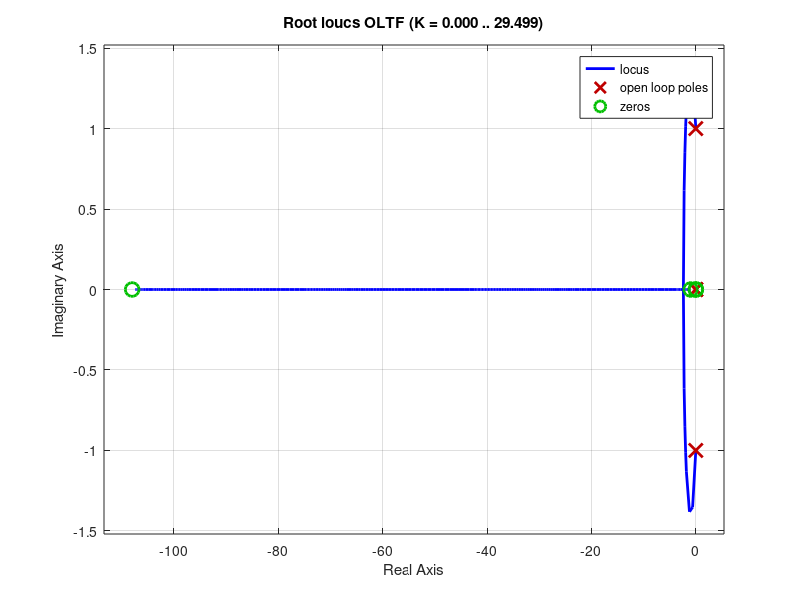

This chart was generated by the following MATLAB code: (Note: this script raises an error after producing the figure.)
%% Gain Design from root locus
clearvars;
close all;

% Proportional Controller:
%               367(s+77.5)
% G(s) = -----------------------
%           s^2(s^2+1)

% Design specs:
% OS: 3%
OS = 11;
zeta = -log(OS/100)/(sqrt(pi^2+log(OS/100)^2));

OLTF = zpk([-108 -1 0 0],[0 0 (-i) (i)],6.78);

rlocus(OLTF);

% from rlocus
% Design point is at sd = -0.7 +- j1.04
sd =  -1 + 1j*1.42;
% Determine the gain value at that point using 
% Magnitute criterion 1 + KG(s)H(s) = 0
% evalfr() allows you to evaluate a transfer function given the value of the
% pole
% abs() allows you to determine the magnitude of a complex number
K = abs(-1/abs(evalfr(OLTF,sd)));
% Determine CLTF
T = feedback(K*OLTF,1);

% determine poles and zeros
z = zero(T);
p = pole(T);


% They are not closed-loop zeros, that is very good
% this is from the dominant closed-loop pair poles
wn = sqrt(1.569);
zeta = 1.397/(2*wn);

osd = 100*exp(-zeta*pi/(sqrt(1-zeta^2)));
ts = 4/-real(sd);
tp = pi/imag(sd);
% simulate solution and compare
info = stepinfo(T);


%% Part B: Tp = 1.57
Tp = 1.42;
wd = pi/Tp;

% Look at the root locus for the previous value
sd = -1 +j*1.42;

K = abs(-1/abs(evalfr(OLTF,sd)));
T = feedback(K*OLTF,1);
% Estimate Ts, %OS
Ts = 4/4;
zeta = cos(atan(wd/0.4));
OS = 100*exp(-zeta*pi/sqrt(1-zeta^2));

% Simulation
plot(1,1,1);
stepinfo(T);